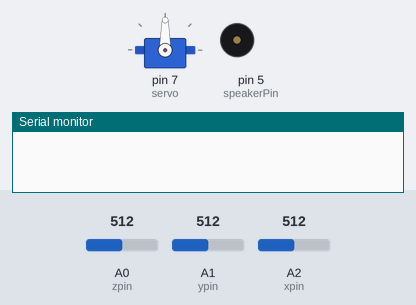
The sketch below on a simulated Arduino Uno, built with avr-gcc and run on an emulated ATmega328P. Parts: servo, buzzer (waves = sounding), the last lines printed to the serial monitor. Inputs (shaded band) come from the test bench; at power-on: A0 (zpin) = 512, A1 (ypin) = 512, A2 (xpin) = 512.

Above: at 0.05 s.
At 1.65 s:
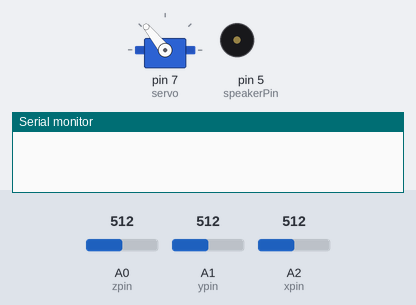
At 3.25 s:
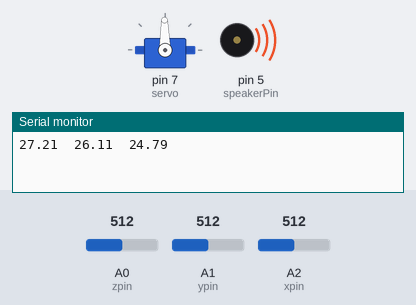
Timing chart, 0 to 8.7 s (numbered marks = the images above):
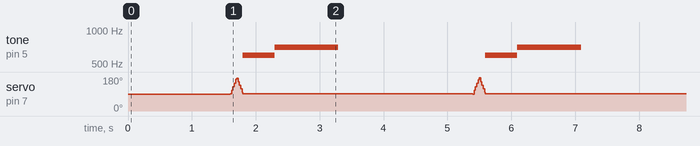

Measured:
- by itself, tone on pin 5 (speakerPin): repeats every 3.8 s: 700 Hz 1.0 s, silent 2.3 s, 600 Hz 0.50 s

The sketch:

Initiliazation_Check.ino
```cpp
#include <Servo.h>

Servo servo;
int angle = 90;
int speakerPin = 5;      // connect Red LED to pin 8 (PWM pin)
const int zpin = A0; // z-axis of the accelerometer
const int ypin = A1; // y-axis
const int xpin = A2; // x-axis


void setup() {
  servo.attach(7);
  servo.write(angle);
  Serial.begin(9600);   // We'll send debugging information via the Serial monitor

}

void loop() {
  // Checks the LED for eyes
  digitalWrite(8,255);
  delay(200);
  digitalWrite(8, LOW);
  delay(200);

  digitalWrite(9,HIGH);
  delay(200);
  digitalWrite(9, LOW);
  delay(200);

  digitalWrite(10,HIGH);
  delay(200);
  digitalWrite(10, LOW);
  delay(200);

  digitalWrite(11,HIGH);
  delay(200);
  digitalWrite(11, LOW);
  delay(200);

    // now scan back from 180 to 0 degrees
  for(angle = 90; angle < 180; angle++)
  {
    servo.write(angle);
    delay(1);
  }

  // scan from 0 to 180 degrees
  for(angle = 180; angle > 90; angle--)
  {
    servo.write(angle);
    delay(1);
  }


  // Produces some beeps with the speaker
  tone(speakerPin, 600,1000);
  delay(500);

  tone(speakerPin, 700,1000);
  delay(500);

int x = analogRead(xpin); //read from xpin
delay(1); //
int y = analogRead(ypin); //read from ypin
delay(1);
int z = analogRead(zpin); //read from zpin

float zero_G = 512.0; //ADC is 0~1023 the zero g output equal to Vs/2
float scale = 102.3; //ADXL335330 Sensitivity is 330mv/g
//330 * 1024/3.3/1000
Serial.print(((float)x - 331.5)/65*9.8); //print x value on serial monitor
Serial.print("\t");
Serial.print(((float)y - 329.5)/68.5*9.8); //print y value on serial monitor
Serial.print("\t");
Serial.print(((float)z - 340)/68*9.8); //print z value on serial monitor
Serial.print("\n");
delay(1000); //wait for 1 second

}
```
